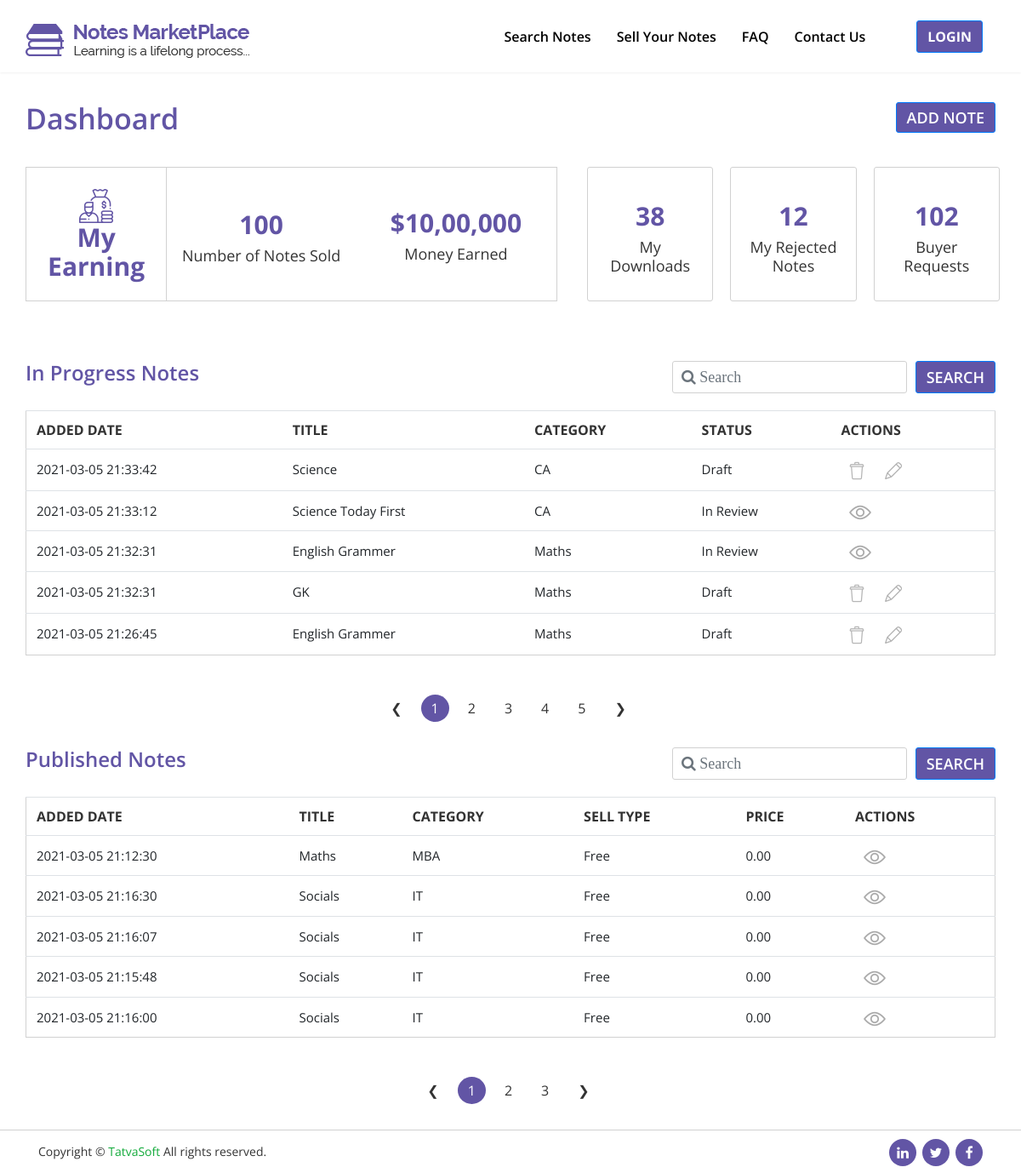
The app's page /NotesMarketPlace/front/dashboard-page.php with its own data.
### tables this page shows
CREATE TABLE `sellernotes` (
  `noteid` int(10) UNSIGNED NOT NULL,
  `sellerid` int(10) UNSIGNED NOT NULL,
  `status` int(11) UNSIGNED NOT NULL,
  `actionedby` int(11) UNSIGNED DEFAULT NULL,
  `admin_remarks` varchar(255) DEFAULT NULL,
  `publisheddate` datetime DEFAULT NULL,
  `title` varchar(100) NOT NULL,
  `category` int(100) UNSIGNED NOT NULL,
  `displaypic` varchar(255) DEFAULT NULL,
  `notetype` int(11) UNSIGNED DEFAULT NULL,
  `page_no` int(11) DEFAULT NULL,
  `description` varchar(255) NOT NULL,
  `university_name` varchar(200) DEFAULT NULL,
  `country` int(11) UNSIGNED DEFAULT NULL,
  `course` varchar(100) DEFAULT NULL,
  `course_code` varchar(100) DEFAULT NULL,
  `proffesor` varchar(100) DEFAULT NULL,
  `ispaid` int(11) UNSIGNED NOT NULL,
  `selling_price` decimal(10,2) DEFAULT NULL,
  `notespreview` varchar(255) DEFAULT NULL,
  `createddate` datetime DEFAULT NULL,
  `createdby` int(11) DEFAULT NULL,
  `modifieddate` datetime DEFAULT NULL,
  `modifiedby` int(11) DEFAULT NULL,
  `isactive` bit(1) NOT NULL
);

CREATE TABLE `notecategories` (
  `categoryid` int(10) UNSIGNED NOT NULL,
  `name` varchar(100) NOT NULL,
  `description` varchar(255) NOT NULL,
  `createddate` datetime DEFAULT NULL,
  `createdby` int(11) DEFAULT NULL,
  `modifieddate` datetime DEFAULT NULL,
  `modifiedby` int(11) DEFAULT NULL,
  `isactive` bit(1) NOT NULL
);

CREATE TABLE `referencedata` (
  `refdataid` int(10) UNSIGNED NOT NULL,
  `value` varchar(100) NOT NULL,
  `datavalue` varchar(100) NOT NULL,
  `refcategory` varchar(100) NOT NULL,
  `createddate` datetime DEFAULT NULL,
  `createdby` int(11) DEFAULT NULL,
  `modifieddate` datetime DEFAULT NULL,
  `modifiedby` int(11) DEFAULT NULL,
  `isactive` bit(1) NOT NULL
);

### NotesMarketPlace/front/dashboard-page.php (the view, shortened to what the rows shown need)
<?php
include "db.php";
$limit = 5;
if (isset($_GET["page"])) {
    $page  = $_GET["page"];
} else {
    $page = 1;
};
$start_from = ($page - 1) * $limit;
if (isset($_POST['search_1'])) {
    $search_result = $_POST['search_result'];
    $query = "SELECT sellernotes.noteid,sellernotes.modifieddate,sellernotes.title,
              notecategories.name,referencedata.value FROM sellernotes LEFT JOIN
              notecategories ON sellernotes.category=notecategories.categoryid LEFT JOIN referencedata
              ON sellernotes.status=referencedata.refdataid WHERE sellernotes.title LIKE '%$search_result%'
              AND sellernotes.isactive=1 AND referencedata.refdataid IN (3,4,5)
              ORDER BY sellernotes.modifieddate DESC LIMIT $start_from, $limit";
    $result = mysqli_query($con, $query);
    $result_num = mysqli_query($con, "SELECT COUNT(noteid) FROM sellernotes WHERE title LIKE '%$search_result%' AND sellernotes.isactive=1 AND status IN (3,4,5)");
    $row = mysqli_fetch_row($result_num);
    $total_records = $row[0];
    $total_pages = ceil($total_records / $limit);
} else {
    $query = "SELECT sellernotes.noteid,sellernotes.modifieddate,sellernotes.title,notecategories.name,
              referencedata.value FROM sellernotes LEFT JOIN notecategories ON
              sellernotes.category=notecategories.categoryid LEFT JOIN referencedata
              ON sellernotes.status=referencedata.refdataid WHERE referencedata.refdataid IN (3,4,5)
              AND sellernotes.isactive=1 ORDER BY sellernotes.modifieddate DESC LIMIT $start_from, $limit";
    $result = mysqli_query($con, $query);
}
?>
<!DOCTYPE html>
<html lang="en">
<head>
    <link rel="stylesheet" href="css/font-awesome/css/font-awesome.min.css">
    <link rel="stylesheet" href="css/bootstrap/bootstrap.min.css">
    <link rel="stylesheet" href="css/style.css">
    <link rel="stylesheet" href="css/responsive.css">
</head>
<body class="sticky-header">
    <div id="search-all-font">
        <div id="dashboard-table-1">
            <div class="container">
                <div class="row">
                    <div class="col-md-12 column-padding-remover">
                        <div class="table-responsive">
                            <table class="table entire-table table-small">
                                <tr class="table-heading">
                                    <th scope="col"> added date </th>
                                    <th scope="col">title </th>
                                    <th scope="col">category</th>
                                    <th scope="col">status</th>
                                    <th scope="col">actions</th>
                                    <?php
                                    while ($row = mysqli_fetch_assoc($result)) {
                                        $date = $row['modifieddate'];
                                        $title = $row['title'];
                                        $category_name = $row['name'];
                                        $refe_data = $row['value'];
                                        $noteid = $row['noteid'];
                                        echo "<tr>
                                        <td>$date</td>
                                        <td>$title</td>
                                        <td>$category_name</td>
                                        <td>$refe_data</td>";
                                        if ($refe_data == 'Draft') {
                                            echo " <td>
                                            <a href='delete_draft.php?id=$noteid'>
                                            <img src='images/delete.png' title='Click to delete' alt='Delete'></a>
                                            <a href='add-notes-page.php?id=$noteid'>
                                            <img src='images/edit.png' title='Click to Edit' alt='edit'></a>
                                        </td>
                                    </tr>";
                                        } else {
                                            echo " <td>
                                       <a href='notes-details-page.php'>
                                            <img src='images/eye.png' title='Click to View' alt='View'>
                                            </a>
                                        </td>
                                    </tr>";
                                        }
                                    }
                                    ?>
                            </table>
                        </div>
                    </div>
                </div>
            </div>
        </div>
        <?php
        if (isset($_GET["page_info"])) {
            $page_info  = $_GET["page_info"];
        } else {
            $page_info = 1;
        };
        $start_from2 = ($page_info - 1) * $limit;
        if (isset($_POST['search_2'])) {
            $search_result2 = $_POST['search_result2'];
            $query2 = "SELECT sellernotes.publisheddate,sellernotes.title,notecategories.name,
                        referencedata.value,sellernotes.selling_price FROM sellernotes LEFT JOIN
                        notecategories ON sellernotes.category=notecategories.categoryid LEFT JOIN
                        referencedata ON sellernotes.ispaid=referencedata.refdataid WHERE
                        sellernotes.title LIKE '%$search_result2%' AND sellernotes.status=6
                        ORDER BY sellernotes.modifieddate DESC LIMIT $start_from2, $limit";
            $result2 = mysqli_query($con, $query2);
            $result_num2 = mysqli_query($con, "SELECT COUNT(noteid) FROM sellernotes WHERE title LIKE '%$search_result2%' AND status=6");
            $row2 = mysqli_fetch_row($result_num2);
            $total_records2 = $row2[0];
            $total_pages2 = ceil($total_records2 / $limit);
        } else {
            $query2 = "SELECT sellernotes.publisheddate,sellernotes.title,notecategories.name,
                        referencedata.value,sellernotes.selling_price FROM sellernotes LEFT JOIN
                        notecategories ON sellernotes.category=notecategories.categoryid LEFT JOIN
                        referencedata ON sellernotes.ispaid=referencedata.refdataid WHERE
                        sellernotes.status=6 ORDER BY sellernotes.modifieddate DESC LIMIT $start_from2, $limit";
            $result2 = mysqli_query($con, $query2);
        }
        ?>
        <div id="dashboard-table-2">
            <div class="container">
                <div class="row">
                    <div class="col-md-12 column-padding-remover">
                        <div class="table-responsive">
                            <table class="table entire-table table-small">
                                <tr class="table-heading">
                                    <th scope="col">added date </th>
                                    <th scope="col">title</th>
                                    <th scope="col">category</th>
                                    <th scope="col">sell type </th>
                                    <th scope="col">price</th>
                                    <th scope="col">actions</th>
                                </tr>
                                <?php
                                while ($row = mysqli_fetch_assoc($result2)) {
                                    $date2 = $row['publisheddate'];
                                    $title2 = $row['title'];
                                    $category_name2 = $row['name'];
                                    $refe_data2 = $row['value'];
                                    $sell_price = $row['selling_price'];
                                    echo "<tr>
                                        <td>$date2</td>
                                        <td>$title2</td>
                                        <td>$category_name2</td>
                                        <td>$refe_data2</td>
                                        <td>$sell_price</td>
                                        <td> <a href='notes-details-page.php'><img src='images/eye.png' title='Click to View' alt='View'></a> </td>
                                         </tr>";
                                }
                                ?>
                            </table>
                        </div>
                    </div>
                </div>
            </div>
        </div>
    </div>
</body>
</html>

### records on screen
sellernotes: modifieddate "2021-03-05 21:33:42", title "Science", category.name "CA", status.value "Draft"
sellernotes: modifieddate "2021-03-05 21:33:12", title "Science Today First", category.name "CA", status.value "In Review"
sellernotes: modifieddate "2021-03-05 21:32:31", title "English Grammer", category.name "Maths", status.value "In Review"
sellernotes: modifieddate "2021-03-05 21:32:31", title "GK", category.name "Maths", status.value "Draft"
sellernotes: modifieddate "2021-03-05 21:26:45", title "English Grammer", category.name "Maths", status.value "Draft"
sellernotes: publisheddate "2021-03-05 21:12:30", title "Maths", category.name "MBA", ispaid.value "Free", selling_price "0.00"
sellernotes: publisheddate "2021-03-05 21:16:30", title "Socials", category.name "IT", ispaid.value "Free", selling_price "0.00"
sellernotes: publisheddate "2021-03-05 21:16:07", title "Socials", category.name "IT", ispaid.value "Free", selling_price "0.00"
sellernotes: publisheddate "2021-03-05 21:15:48", title "Socials", category.name "IT", ispaid.value "Free", selling_price "0.00"
sellernotes: publisheddate "2021-03-05 21:16:00", title "Socials", category.name "IT", ispaid.value "Free", selling_price "0.00"
